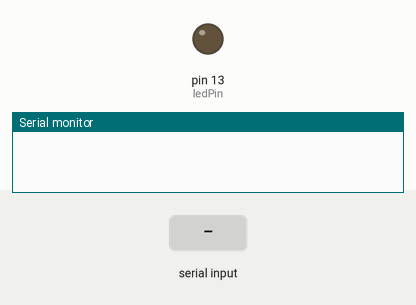
This sketch was run on a simulated Arduino Uno, built with avr-gcc and run on an emulated ATmega328P. On the bench: output pins drawn as LEDs (lit = HIGH), the last lines printed to the serial monitor. The inputs (shaded band) are chosen by the test bench.

Above: at 1.2 s.
1.3 s: "1" received over Serial
At 2.5 s:
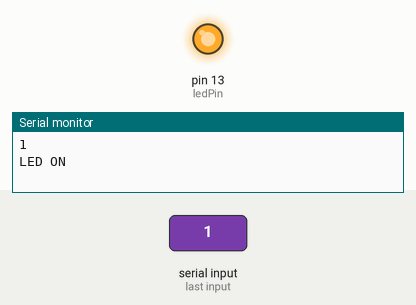
2.8 s: "0" received over Serial
At 3.8 s:
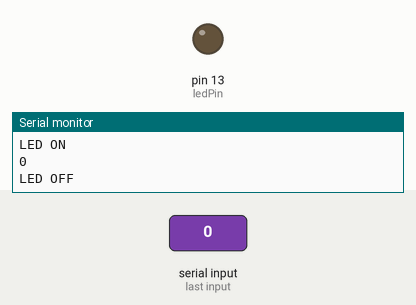
Timing chart, 0 to 5.8 s (numbered marks = the images above; inputs shaded):
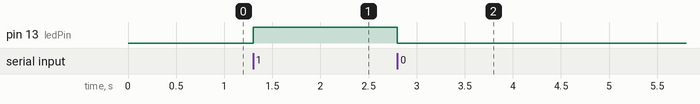

Measured:
- after the input at 1.3 s, pin 13 (ledPin): LOW → HIGH at once
- after the input at 2.8 s, pin 13 (ledPin): HIGH → LOW at once

The sketch:

Input_from_Serial_Monitor.ino
```cpp
int ledPin = 13;
String readString;

void setup() {
  Serial.begin(9600);
  pinMode(ledPin, OUTPUT);
}

void loop() {
  while (Serial.available()) {
    char in = Serial.read();
    readString += in;
  }

  if (readString.length() >0) {
    Serial.println(readString);

    if (readString == "1")
    {
      digitalWrite(ledPin, HIGH);
      Serial.println("LED ON");
    }
    else if (readString == "0")
    {
      digitalWrite(ledPin, LOW);
      Serial.println("LED OFF");
    }
    readString="";
  }
}
```
